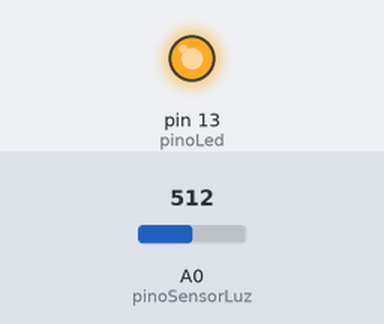
Bench run of a sketch on a simulated Arduino Uno, built with avr-gcc and run on an emulated ATmega328P. On the bench: output pins drawn as LEDs (lit = HIGH). The test bench sets the inputs (shaded band); at power-on: A0 (pinoSensorLuz) = 512.

Above: at 1.2 s.
1.3 s: A0 (pinoSensorLuz) set to 741
2.8 s: A0 (pinoSensorLuz) set to 766
At 3.1 s:
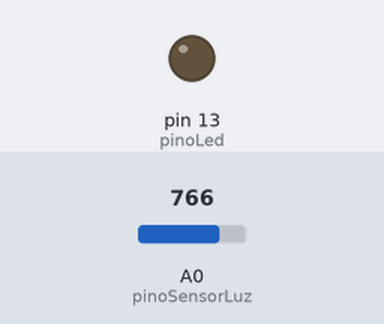
4.3 s: A0 (pinoSensorLuz) set to 740
At 5.5 s:
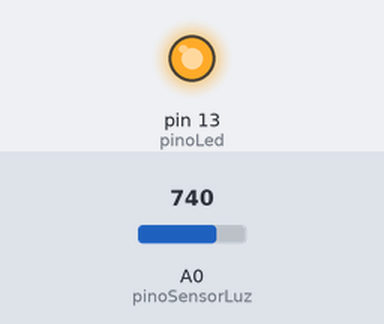
5.8 s: A0 (pinoSensorLuz) set to 760
At 6.7 s:
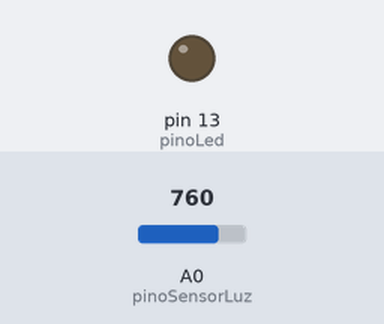
Timing chart, 0 to 8.3 s (numbered marks = the images above; inputs shaded):
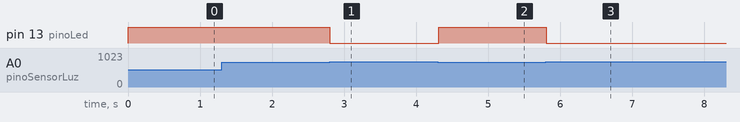

The sketch:

Projeto10.ino
```cpp
// Projeto 10 - Sensor de Luz
// Autor: ACNP / Prof. Augusto Queiroz

int pinoLed = 13;       // Pino onde o LED esta conectado
int pinoSensorLuz = A0; // Pino analogico onde o LDR esta ligado
int valorLuz = 0;       // Variavel para armazenar a leitura da luz

void setup()
{
    pinMode(pinoLed, OUTPUT); // Configura o LED como saida
}

void loop()
{
    valorLuz = analogRead(pinoSensorLuz); // Le a intensidade da luz (0 a 1023)

    // Se o valor for menor que 750 (ambiente escuro), acende a luz
    // Voce pode ajustar esse valor de 750 conforme a luz do seu ambiente
    if (valorLuz < 750)
    {
        digitalWrite(pinoLed, HIGH); // Acende o LED
    }
    else
    {
        digitalWrite(pinoLed, LOW); // Apaga o LED (esta claro)
    }

    delay(10); // Pequena pausa para estabilidade
}
```

Measured:
- the behaviour switches between 749 and 750 on A0 (pinoSensorLuz) (found by bisection; images 0 and 1)
- after the input at 1.3 s, every drawn part: stays the same
- after the input at 2.8 s, pin 13 (pinoLed): HIGH → LOW at once
- after the input at 4.3 s, pin 13 (pinoLed): LOW → HIGH at once
- after the input at 5.8 s, pin 13 (pinoLed): HIGH → LOW at once
